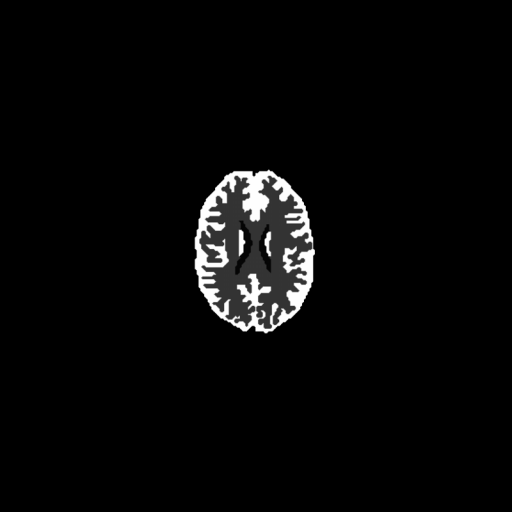
#> input picture 2D_python_scripts/big_brain.png, 512 x 512 px
$ python 2Drecon.py
#> lines starting #> are read from the running program, lines starting #| are printed output that depends on the picture
### 2D_python_scripts/raytrace2D.py
# -*- coding: utf-8 -*-
"""
Created on Tue Apr 12 13:15:33 2022

@author: Rein
"""

import numpy as np
import matplotlib.pyplot as plt
import math
import multiprocessing as mp
# import time
# // Routine:          RayTracing
# // Function:        performs ray tracing to determine attenuation in FOV (not in collimator)
# // Input:                               double& ray tracing angle, double attenuationmap[], int&voxel indices
# // Output:                           Attenuation correction value for input pixel

class Detector:

    def __init__(self, radius, number, detectorType, angles, width = 0, cellSize = 1):
        self.radius     = radius    # Distance of scanner from centre
        self.number     = number    # Number of cells in scanner
        self.cellSize   = cellSize  # Size of cells in dedicated scanner
        self.detectorType      = detectorType     # Detector type: 0 = dedicated, 1 = full
        self.angles     = angles
        if width == 0:              # width of the partial detector array used for full
            self.width = number
        else:
            self.width = width

        if detectorType != 0 and detectorType != 1:
            print("error: detectorType invalid")

        if number <= 0:
            print("error: detector number too small")


    def sfp(self, AttenuationMap):
        if self.detectorType == 0:
            return self.ForwardProjection(AttenuationMap)
        if self.detectorType == 1:
            return self.ForwardProjection2(AttenuationMap)


    # [5 lines left out: function sbp, not called in this run]

    __all__ = ['sfp', 'sbp']

    def DetectorLine(self, angle, image_size):

        detector_array = []
        rad_step = angle - math.pi/2
        center = image_size//2

        x0 = center + (np.cos(angle) * self.radius) - (np.sin(angle) * (self.width/2))
        y0 = center + (np.sin(angle) * self.radius) + (np.cos(angle) * (self.width/2))

        detector_array.append( (int(np.round(x0)), int(np.round(y0))) )

        detector_spacing = self.width / self.number
        stepx = np.cos(rad_step) * detector_spacing
        stepy = np.sin(rad_step) * detector_spacing


        # returns an array of rounded integer tuples
        for i in range(1, self.number + 1):
            detector_array.append( (
                int(np.round(
                    x0 + (stepx * i))),
                int(np.round(
                    y0 + (stepy * i)))
                    ) )


        return detector_array

    # [19 lines left out: function DetectorLineTester, not called in this run]


    def ForwardProjection2(self, AttenuationMap):

        trace_result = np.zeros((self.number, len(self.angles) ))


        print(trace_result.shape[0])

        for i, angle in enumerate(np.deg2rad(self.angles)):
            detector_array = self.DetectorLine(angle + math.pi, AttenuationMap.shape[0])

            # print(angle)
            # print(detector_array)

            for j in range(self.number):
                (x,y) = detector_array[j]

                trace_result[j, i] = self.RayTracing(angle, AttenuationMap, x, y)


        # plt.figure()
        # plt.imshow(trace_result, cmap='gray')
        # plt.show()

        return trace_result

    # [23 lines left out: function BackProjection2, not called in this run]

    def ForwardProjection(self, AttenuationMap):

        trace_result = np.zeros((self.number, len(self.angles) ))

        print(trace_result.shape[0])

        for j in range(self.number):

            for i, angle in enumerate(np.deg2rad(self.angles)):
                trace_result[j, i] = self.RayTracing(
                    angle,
                    AttenuationMap,
                    AttenuationMap.shape[1]//2 - self.number//2*self.cellSize + j*self.cellSize,
                    AttenuationMap.shape[1]//2 - self.radius)

        # plt.figure()
        # plt.imshow(trace_result, cmap='gray')
        # plt.show()

        return trace_result

    # [21 lines left out: function BackProjection, not called in this run]


    def RayTracing(self, ThetaRay, AttenuationMap, i, j):
        # // Declare variables
        # double AttenuationCorrectionValue;			// voxel attenuation value ---> output value
        # int delta_ix;								// directional constants used in scan path
        # int delta_iy;								// directional constants used in scan path
        delta_ix = 0
        delta_iy = 0

        # [5 lines of commented-out code are left out]

        s_curr = 0.0						#// current value of s (current position on path)
        s_next = 0.0						#// next value of s (next position on path)
        LineIntegral = 0.0					#// Line Integral value;
        l = 0.0

        # // compute unit directions of path
        e_x = np.cos(ThetaRay)
        e_y = np.sin(ThetaRay)

        #// prevent dividing by zero
        if e_x == 0:
        	e_x = 1e-15
        if e_y == 0:
        	e_y = 1e-15

        #// directional constants used in scan path
        delta_ix = 1 if e_x >= 0 else -1	# determine sign
        d_x = 0 if delta_ix < 0 else 1
        delta_iy = 1 if e_y >= 0 else -1	# determine sign
        d_y = 0 if delta_iy < 0 else 1

        #// start voxel
        ix = i
        iy = j

        #// distance from start voxel
        Dx = d_x-i
        Dy = d_y-j

        #// prevent divisions inside inner loops, so pre-calculate
        inv_e_x = 1/e_x;
        inv_e_y = 1/e_y;

        # print("Angle =", ThetaRay)
        #// compute line integral;
        while (ix > 0) and (iy > 0) and (ix < AttenuationMap.shape[1]-1) and (iy < AttenuationMap.shape[0]-1):

            #// possible intersections of path with voxel boundary
            #// (x, y boundary)
            #// direction of the path is taken into account
            s_x = (ix+Dx)*inv_e_x		#//s_x is total path to x-intersection
            s_y = (iy+Dy)*inv_e_y		#//s_y is total path to y-intersection

            #// only the closest intersection is really encountered
            #// find this intersection and update voxel index for this direction
            #// in some cases more boundaries are possible (45 degree paths)

            if s_x <= s_y:				#// intersection at x-boundary
            	s_next = s_x
            	ix += delta_ix			#// x-index next voxel

            if s_y <= s_x:				#// intersection at y-boundary
            	s_next = s_y
            	iy += delta_iy			#// y-index next voxel

            #// length through the voxel
            l = (s_next-s_curr)

            #// calculate line integral
            LineIntegral += AttenuationMap[iy,ix]*l

            #// update voxelcount and current position
            s_curr = s_next

        # [9 lines of commented-out code are left out]
        return LineIntegral
        # return np.exp(-LineIntegral)


    # [84 lines left out: function inverseRayTracing, not called in this run]

### 2D_python_scripts/2Drecon.py
#%% Test of 4D recon
# Casper Beijst
# 11-06-2020


#%% Packages

import numpy as np
import matplotlib.pyplot as plt
import math

from scipy.ndimage import shift,rotate

from skimage.io import imread
from skimage.transform import radon, rescale,iradon
from skimage import exposure

import raytrace2D

# Simulate measurement
# This is done by makeing a forward projection and then adding noise
def SimulateMeasurements(real, detector):
    measured = detector.sfp(real)
    measured = measured/np.max(measured)*100
    measured = np.random.poisson(measured)
    norm_sum = np.sum(measured)/len(detector.angles)

    plt.figure()
    plt.imshow(measured,cmap='gray')
    plt.show()

    return measured, norm_sum

# Simulate the measurements for the ring and dedicated scanners combined
# [12 lines left out: function SimulateMeasurementsC, not called in this run]

def mlemStep(guess, measured, norm_sum, detector):

    # forward project guess volume
    simulated = detector.sfp(guess)
    # prevent dividing by zero
    simulated[simulated == 0] = 1e-15
    # calculate error sinogram
    error_sin = measured/simulated
    # backproject to error volume
    error_vol = detector.sbp(error_sin, N)
    # update guess volume
    guess = guess*error_vol
    # normalize guess volume
    guess = guess/np.sum(guess)*norm_sum

    plt.figure()
    plt.imshow(guess, cmap='gray')
    plt.show()

    return guess

# [43 lines left out: function mlemStepC, not called in this run]

#%% When started as standalone
if __name__ == "__main__":

    # Define small number to prevent dividing by zero in calculated error sinogram (see below)
    small_nr = 1e-15

    runSkimage      = False
    runDedicated    = True
    runFull         = True
    runCombined     = True

    # Import image
    real0 = imread("big_brain.png")[:,:,0]
#> real0: shape (512, 512); min 0, max 255, mean 7.5

    # Size of image
    N=real0.shape[0]
#> N = 512
    guess0 = np.ones([N,N])
    guess1 = np.ones([N,N])
    guess2 = np.ones([N,N])
    guess3 = np.ones([N,N])

    # Nr of iterations used during reconstruction
    iNrIterations = 1

    # define angles
    nr_angles = 10
    angles = np.arange(0, 360, 360/nr_angles)

    dedicated = raytrace2D.Detector(100, 100, 0, np.arange(30, 150, 120/nr_angles))
    full = raytrace2D.Detector(220, 256, 1, np.arange(0, 360, 360/nr_angles))

    # Simulate measurement
    # This is done by makeing a forward projection and then adding noise

    if runSkimage:
        measured0 = radon(real0,theta=angles,circle=True)
        measured0 = measured0/np.max(measured0)*100
        measured0 = np.random.poisson(measured0)
        norm_sum0 = np.sum(measured0)/nr_angles

        plt.figure()
        plt.imshow(measured0,cmap='gray')
        plt.show()

    if runDedicated or runCombined:
        measured1, norm_sum1 = SimulateMeasurements(real0, dedicated)
#> in SimulateMeasurements, `norm_sum = np.sum(measured)/len(detector.angles)`: norm_sum = 3903.3
#> in SimulateMeasurements, `plt.show()`:
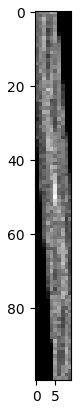
#> figure drawn by matplotlib, 1 panel
#> norm_sum1 = 3903.3

    if runFull or runCombined:
        measured2, norm_sum2 = SimulateMeasurements(real0, full)
#> in SimulateMeasurements (call 2), `norm_sum = np.sum(measured)/len(detector.angles)`: norm_sum = 9076.4
#> in SimulateMeasurements (call 2), `plt.show()`:
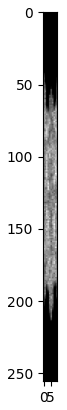
#> figure drawn by matplotlib, 1 panel
#> norm_sum2 = 9076.4

    # if runCombined:
    #     measured3, norm_sum3 = SimulateMeasurementsC(real0, dedicated, full)


#    % MLEM loop
    for iIter in range(iNrIterations):

        print(iIter+1, "/", iNrIterations)


        if runSkimage:
            simulated0 = radon(guess0,theta=angles,circle=True)
            simulated0[simulated0 == 0] = small_nr
            error_sin0 = measured0/simulated0
            error_vol0 = iradon(error_sin0, theta=angles, output_size=N, filter=None, interpolation='linear', circle=True)
            guess0 = guess0*error_vol0
            guess0 = guess0/np.sum(guess0)*norm_sum0

            plt.figure()
            plt.imshow(guess0, cmap='gray')
            plt.show()

        if runFull:
#> (the run stopped early here; a loop or call above may not have finished)
